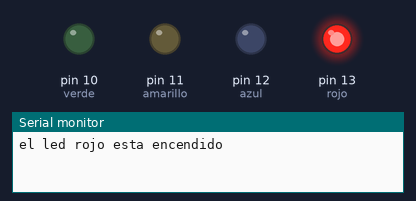
Bench run of a sketch on a simulated Arduino Uno, built with avr-gcc and run on an emulated ATmega328P. On the bench: output pins drawn as LEDs (lit = HIGH), the last lines printed to the serial monitor.

Above: at 0.5 s.
At 10.5 s:
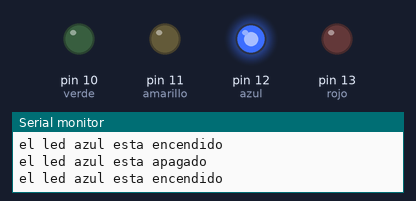
At 12.5 s:
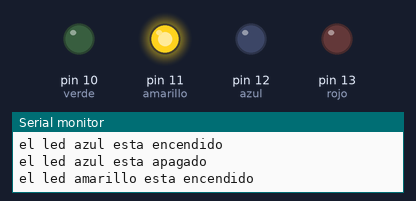
At 14.5 s:
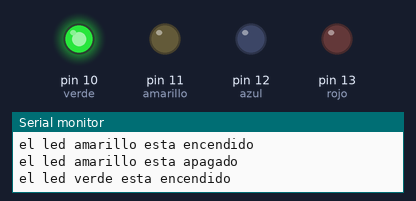
At 19.5 s:
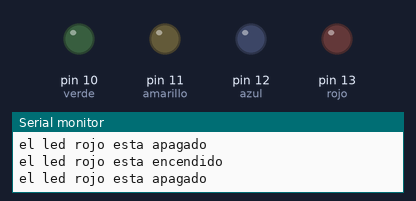
Timing chart, 0 to 20.8 s (numbered marks = the images above):
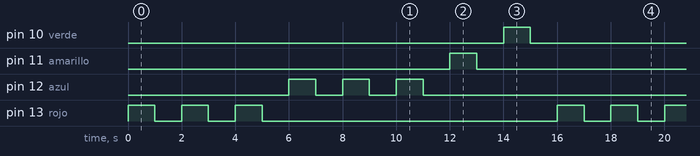

The sketch:

Ejemplo.ino
```cpp
// Declaración de variables
int rojo = 13;
int azul = 12;
int amarillo = 11;
int verde = 10;


// Configuración de la placa y de los pines
void setup() {
  pinMode(rojo, OUTPUT);
  pinMode(azul, OUTPUT);
  pinMode(amarillo, OUTPUT);
  pinMode(verde, OUTPUT);
  Serial.begin(9600);
}


// Ejecución de las instrucciones
void loop() {

  //Estrctura Repetitiva For ("PARA")
  for(int i=0; i < 3; i++){
    LedRojo();
  }

  //Estructura Repetitiva While ("MIENTRAS")
  int j = 0;
  while(j<3){
    LedAzul();
    j=j+1;
  }

  LedAmarillo();

  LedVerde();


}

void LedRojo(){
  digitalWrite(rojo, HIGH);
  Serial.println("el led rojo esta encendido");
  delay(1000);
  digitalWrite(rojo, LOW);
  Serial.println("el led rojo esta apagado");
  delay(1000);
}


void LedAzul(){
  digitalWrite(azul, 1);
  Serial.println("el led azul esta encendido");
  delay(1000);
  digitalWrite(azul, 0);
  Serial.println("el led azul esta apagado");
  delay(1000);
}


void LedAmarillo(){
  digitalWrite(amarillo, true);
  Serial.println("el led amarillo esta encendido");
  delay(1000);
  digitalWrite(amarillo, false);
  Serial.println("el led amarillo esta apagado");
  delay(1000);
}


void LedVerde(){
  digitalWrite(verde, HIGH);
  Serial.println("el led verde esta encendido");
  delay(1000);
  digitalWrite(verde, LOW);
  Serial.println("el led verde esta apagado");
  delay(1000);
}
```

Measured:
- by itself, pin 10 (verde), pin 11 (amarillo): alternates HIGH for 1.0 s and LOW for 15.0 s
- by itself, pin 12 (azul), pin 13 (rojo): repeats every 16.0 s: 2 × (LOW 1.0 s, HIGH 1.0 s), LOW 11.0 s, HIGH 1.0 s
- by itself, everything shown: repeats every 16.0 s, in 16 steps
